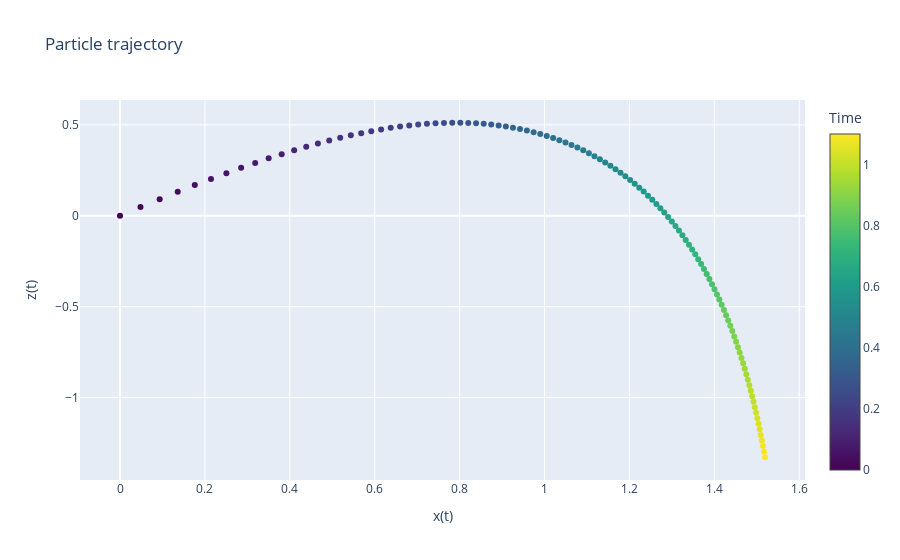

Write notebook code for a chart like this one.
### Code cell
import plotly.graph_objects as go

# Create a scatter plot for the points
scatter = go.Scatter(x=u[:, 0], y=u[:, 2], mode='markers', 
                     marker=dict(color=t, colorbar=dict(title='Time'), colorscale='viridis'),
                     hovertemplate='Time: %{marker.color:.2f}<br>x: %{x:.2f}<br>z: %{y:.2f}<extra></extra>')

# Create a layout
layout = go.Layout(title='Particle trajectory', xaxis=dict(title='x(t)'), yaxis=dict(title='z(t)'))

# Create a figure and add the scatter plot
fig = go.Figure(data=[scatter], layout=layout)

# Show the figure
fig.show()
